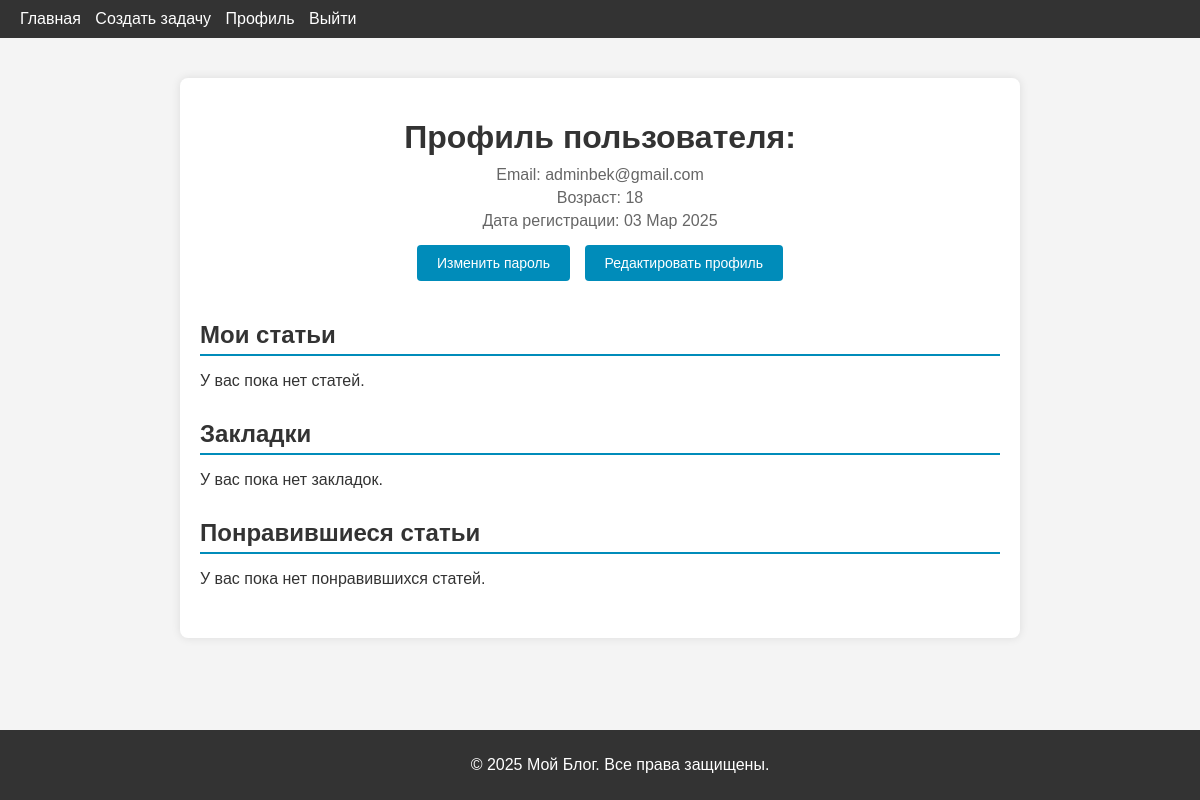
The app's page /accounts/profile/ (signed in), older data.
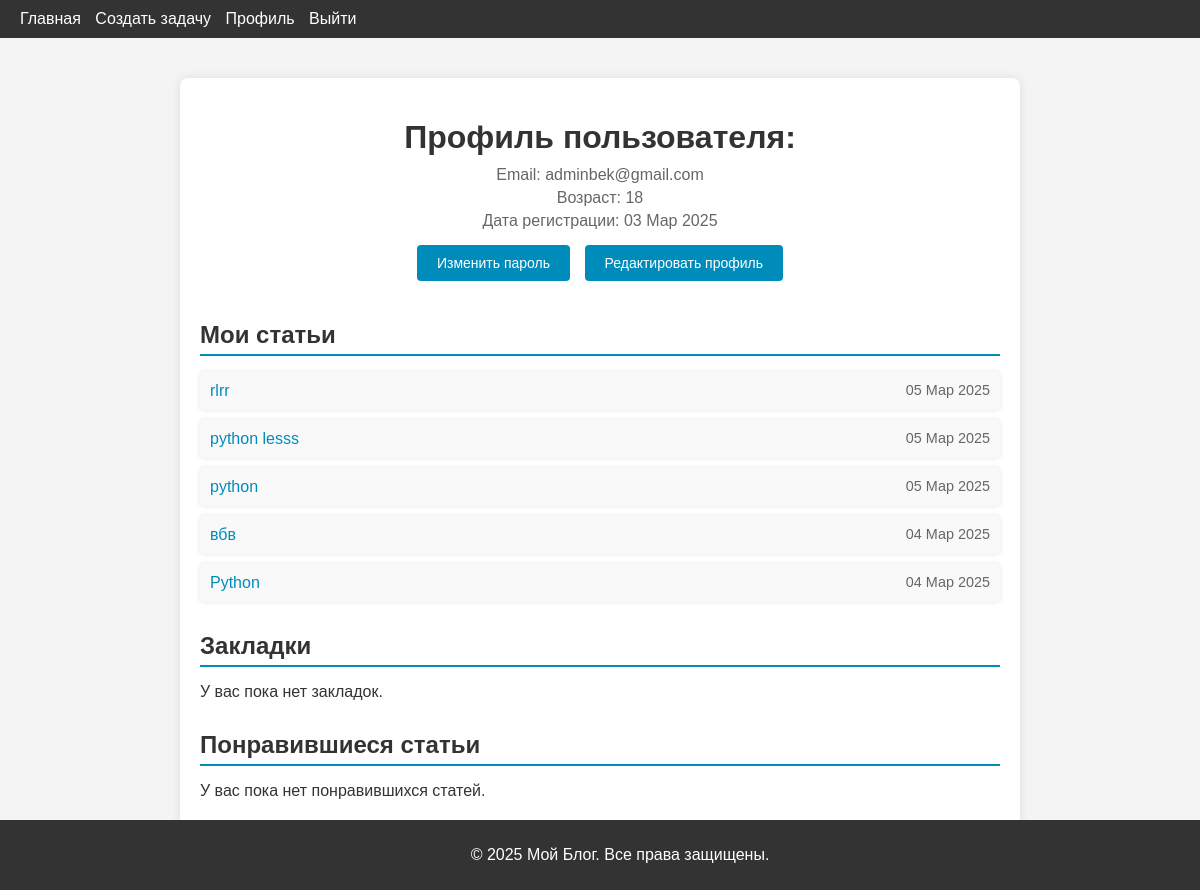
The same page, newer data.
### blog/models.py (models this page shows, shortened)
class Post(models.Model):
    category = models.ManyToManyField(
        to=Category,
        related_name="posts",
        verbose_name="Приоритет задачи",
    )
    owner = models.ForeignKey(
        to=User,
        on_delete=models.CASCADE,
        related_name="posts",
        verbose_name="Автор",
    )
    title = models.CharField(
        max_length=255,
        verbose_name="Заголовок",
    )
    description = models.TextField(
        blank=True, null=True,
        max_length=255,
        verbose_name="Описание"
    )
    content = models.TextField(
        verbose_name="Содержание"
    )
    art_image = models.ImageField(
        upload_to="posts/",
        null=True,
        blank=True,
        verbose_name="Изображение статьи"
    )
    bookmarks = models.ManyToManyField(
        to=User,
        related_name="bookmarks",
        blank=True,
        verbose_name="Закладки"
    )
    likes = models.ManyToManyField(
        to=User,
        related_name="like",
        blank=True,
        verbose_name="Нравится"
    )
    dislikes = models.ManyToManyField(
        to=User,
        related_name="dislikes",
        blank=True,
        verbose_name="Не нравится"
    )
    due_date = models.DateField(blank=True, null=True)
    created_at = models.DateTimeField(auto_now_add=True, verbose_name="Дата создания")
    updated_at = models.DateTimeField(auto_now=True, verbose_name="Дата обновления")
    class Meta:
        verbose_name = "Статья"
        verbose_name_plural = "Статьи"
        ordering = ['-updated_at']

### account/views/profile.py (the view)
# urls.py: path('profile/', profile, name='profile'),
@login_required
def profile(request):
    user = request.user
    return render(request, 'account/profile.html', {'user': user} )

### templates/account/profile.html (shortened to what this page needs)
{% extends 'base.html' %}
{% block content %}
    <div class="profile-container">
        <div class="profile-header">
            <h1>Профиль пользователя: {{ user.first_name }} {{ user.last_name }}</h1>
            <p>Email: {{ user.email }}</p>
            <p>Возраст: {{ user.age }}</p>
            <p>Дата регистрации: {{ user.created_at|date:"d M Y" }}</p>
            <a href="{% url 'account:password-change' %}" class="profile-btn">Изменить пароль</a>
            <a href="{% url 'account:profile-edit' %}" class="profile-btn">Редактировать профиль</a>
        </div>
        <div class="profile-posts">
            <h2>Мои статьи</h2>
            {% if user.posts.all %}
                <ul>
                    {% for post in user.posts.all %}
                        <li>
                            <a href="{% url 'blog:post-detail' post.id %}">{{ post.title }}</a>
                            <span class="post-date">{{ post.created_at|date:"d M Y" }}</span>
                        </li>
                    {% endfor %}
                </ul>
            {% else %}
                <p>У вас пока нет статей.</p>
            {% endif %}
        </div>
        <div class="profile-bookmarks">
            <h2>Закладки</h2>
            {% if user.bookmarks.all %}
                <ul>
                    {% for post in user.bookmarks.all %}
                        <li>
                            <a href="{% url 'blog:post-detail' post.id %}">{{ post.title }}</a>
                            <span class="post-date">{{ post.created_at|date:"d M Y" }}</span>
                        </li>
                    {% endfor %}
                </ul>
            {% else %}
                <p>У вас пока нет закладок.</p>
            {% endif %}
        </div>
        <div class="profile-likes">
            <h2>Понравившиеся статьи</h2>
            {% if user.likes.all %}
                <ul>
                    {% for post in user.likes.all %}
                        <li>
                            <a href="{% url 'blog:post-detail' post.id %}">{{ post.title }}</a>
                            <span class="post-date">{{ post.created_at|date:"d M Y" }}</span>
                        </li>
                    {% endfor %}
                </ul>
            {% else %}
                <p>У вас пока нет понравившихся статей.</p>
            {% endif %}
        </div>
    </div>
{% endblock %}

Row changes from the older to the newer data that the page shows:
added Post: title "rlrr", created_at "05 Мар 2025"
added Post: title "python lesss", created_at "05 Мар 2025"
added Post: title "python", created_at "05 Мар 2025"
added Post: title "вбв", created_at "04 Мар 2025"
added Post: title "Python", created_at "04 Мар 2025"
Text that changed along with them:
text no longer shown: "У вас пока нет статей."
